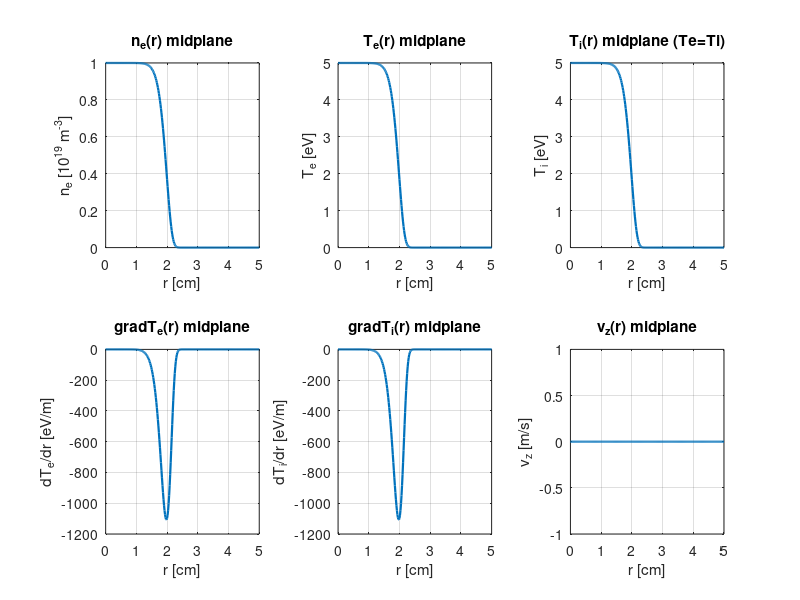

Source code (MATLAB): (Note: this script raises an error after producing the figure.)
%% test_mpex_plasma_v1.m
% ProtoMPEX / MPEX toy plasma + Ta profiles for impurity transport challenge
% - Geometry: 10 cm x 10 cm x 20 cm box, plasma radius a = 2 cm
% - Uniform axial Bz = 0.5 T, Br = Bt = 0
% - Super-Gaussian profiles in r: exp(-(r/a)^mOrder)
% - Te = Ti, T_Ta = 5 eV, v_||,Ta = 1000 m/s
% - Ta flux + density + temperature + velocities included
%
% Outputs:
%   1) profilesProtoMPEX.nc  : ne, ni, te, ti, gradTi, gradTe, vr, vt, vz,
%                              + Ta density/temp/velocities and Ta fluxes
%   2) BfieldProtoMPEX.nc    : x, z, br, bt, bz

clear; clc; close all;

%% ----------------- Basic geometry & grids -----------------
Lz_box_m  = 0.20;        % [m] 20 cm
R_box_m   = 0.05;        % [m] 5 cm (half-width)
a_m       = 0.02;        % [m] plasma radius (2 cm)
mOrder    = 12;          % super-Gaussian order

nR = 301;
nZ = 401;
x  = linspace(0, R_box_m, nR);   % radial coordinate
z  = linspace(0, Lz_box_m, nZ);  % axial coordinate

[XZ, R] = meshgrid(z, x);        % R(i,j)=r_i, Z(i,j)=z_j

SG1D = exp(-(x./a_m).^mOrder);   % 1D shape in r
SG2D = exp(-(R./a_m).^mOrder);   % 2D shape in (r,z)

%% ----------------- Plasma profiles -----------------
ne_center = 1e19;        % [m^-3]
Te_center = 5.0;         % [eV]  (Te = Ti = 5 eV on axis)

SG2D_norm = SG2D / max(SG2D(:));

ne0 = ne_center * SG2D;        % [m^-3]
ni0 = ne0;                     % [m^-3] quasi-neutral

% Enforce Te = Ti everywhere (same profile)
te0 = Te_center * SG2D_norm;   % [eV]
ti0 = te0;                     % [eV] exactly equal to Te

% Radial gradients
dr = x(2) - x(1);
gradTi0 = zeros(nR, nZ);
gradTe0 = zeros(nR, nZ);
gradTi0(1:end-1,:) = diff(ti0,1,1)/dr;
gradTe0(1:end-1,:) = diff(te0,1,1)/dr;
gradTi0(end,:)     = gradTi0(end-1,:);
gradTe0(end,:)     = gradTe0(end-1,:);

%% ----------------- Flow and B-field -----------------
Bz_val = 0.5;     % [T]
Vr_val = 0.0;     % [m/s]
Vt_val = 0.0;     % [m/s]
Vz_val = 0.0;     % [m/s]

vr0 = Vr_val * zeros(nR,nZ);
vt0 = Vt_val * zeros(nR,nZ);
vz0 = Vz_val * ones(nR,nZ);    % uniform (here 0)

br0 = zeros(nR,nZ);
bt0 = zeros(nR,nZ);
bz0 = Bz_val * ones(nR,nZ);

%% ----------------- Tantalum profiles -----------------
% Charge-state fractions
fTa2 = 0.08; fTa3 = 0.62; fTa4 = 0.30;
S_f  = fTa2 + fTa3 + fTa4;
fTa2 = fTa2 / S_f; fTa3 = fTa3 / S_f; fTa4 = fTa4 / S_f;

% Total Ta flux (given) and charge-state split
GammaTa0_1D   = 1e20 * SG1D;                 % [m^-2 s^-1]
GammaTa_tot0  = repmat(GammaTa0_1D(:),1,nZ); % [nR x nZ]
GammaTa2_0    = fTa2 * GammaTa_tot0;
GammaTa3_0    = fTa3 * GammaTa_tot0;
GammaTa4_0    = fTa4 * GammaTa_tot0;

% Enforce v_||,Ta = 1000 m/s
VTa_par = 1000.0;                             % [m/s] *** fixed ***
nTa_1D  = GammaTa0_1D ./ VTa_par;             % [m^-3]
nTa_2D  = repmat(nTa_1D(:),1,nZ);

% Enforce T_Ta = 5 eV everywhere (constant)
T_Ta_const = 5.0;                              % [eV] *** fixed ***
tTa_2D     = T_Ta_const * ones(nR,nZ);         % flat in r,z

% Tantalum velocity components
vrTa_2D = zeros(nR,nZ);
vtTa_2D = zeros(nR,nZ);
vzTa_2D = VTa_par * ones(nR,nZ);               % uniform 1000 m/s in +z

%% ----------------- 1D visualizations (pre-NC) -----------------
r_cm = x*100; z_cm = z*100;
midZ = round(nZ/2);

figure(10); clf;
subplot(2,3,1);
plot(r_cm, ne0(:,midZ)/1e19,'LineWidth',1.6); grid on;
xlabel('r [cm]'); ylabel('n_e [10^{19} m^{-3}]'); title('n_e(r) midplane');

subplot(2,3,2);
plot(r_cm, te0(:,midZ),'LineWidth',1.6); grid on;
xlabel('r [cm]'); ylabel('T_e [eV]'); title('T_e(r) midplane');

subplot(2,3,3);
plot(r_cm, ti0(:,midZ),'LineWidth',1.6); grid on;
xlabel('r [cm]'); ylabel('T_i [eV]'); title('T_i(r) midplane (Te=Ti)');

subplot(2,3,4);
plot(r_cm, gradTe0(:,midZ),'LineWidth',1.6); grid on;
xlabel('r [cm]'); ylabel('dT_e/dr [eV/m]'); title('gradT_e(r) midplane');

subplot(2,3,5);
plot(r_cm, gradTi0(:,midZ),'LineWidth',1.6); grid on;
xlabel('r [cm]'); ylabel('dT_i/dr [eV/m]'); title('gradT_i(r) midplane');

subplot(2,3,6);
plot(r_cm, vz0(:,midZ),'LineWidth',1.6); grid on;
xlabel('r [cm]'); ylabel('v_z [m/s]'); title('v_z(r) midplane');

sgtitle('Plasma 1D profiles (pre-NetCDF)');

figure(11); clf;
subplot(2,2,1);
plot(r_cm, GammaTa0_1D,'LineWidth',1.6); grid on;
xlabel('r [cm]'); ylabel('\Gamma_{Ta,tot} [m^{-2}s^{-1}]');
title('\Gamma_{Ta,tot}(r)');

subplot(2,2,2);
plot(r_cm, nTa_1D,'LineWidth',1.6); grid on;
xlabel('r [cm]'); ylabel('n_{Ta} [m^{-3}]');
title('n_{Ta}(r)');

subplot(2,2,3);
plot(r_cm, tTa_2D(:,midZ),'LineWidth',1.6); grid on;
xlabel('r [cm]'); ylabel('T_{Ta} [eV]');
title('T_{Ta}(r) midplane (5 eV flat)');

subplot(2,2,4);
plot(r_cm, vzTa_2D(:,midZ),'LineWidth',1.6); grid on;
xlabel('r [cm]'); ylabel('v_{z,Ta} [m/s]');
title('v_{z,Ta}(r) midplane (1000 m/s flat)');

sgtitle('Ta 1D profiles (pre-NetCDF)');

%% ----------------- 2D visualizations (pre-NC) -----------------
figure(20); clf;
subplot(2,3,1);
imagesc(z_cm, r_cm, ne0/1e19); set(gca,'YDir','normal'); colorbar;
xlabel('z [cm]'); ylabel('r [cm]'); title('n_e [10^{19} m^{-3}]');

subplot(2,3,2);
imagesc(z_cm, r_cm, te0); set(gca,'YDir','normal'); colorbar;
xlabel('z [cm]'); ylabel('r [cm]'); title('T_e [eV]');

subplot(2,3,3);
imagesc(z_cm, r_cm, ti0); set(gca,'YDir','normal'); colorbar;
xlabel('z [cm]'); ylabel('r [cm]'); title('T_i [eV] (Te=Ti)');

subplot(2,3,4);
imagesc(z_cm, r_cm, gradTe0); set(gca,'YDir','normal'); colorbar;
xlabel('z [cm]'); ylabel('r [cm]'); title('gradT_e [eV/m]');

subplot(2,3,5);
imagesc(z_cm, r_cm, gradTi0); set(gca,'YDir','normal'); colorbar;
xlabel('z [cm]'); ylabel('r [cm]'); title('gradT_i [eV/m]');

subplot(2,3,6);
imagesc(z_cm, r_cm, vz0); set(gca,'YDir','normal'); colorbar;
xlabel('z [cm]'); ylabel('r [cm]'); title('v_z [m/s]');

sgtitle('Plasma 2D profiles (pre-NetCDF)');

figure(21); clf;
subplot(2,3,1);
imagesc(z_cm, r_cm, GammaTa_tot0); set(gca,'YDir','normal'); colorbar;
xlabel('z [cm]'); ylabel('r [cm]'); title('\Gamma_{Ta,tot}');

subplot(2,3,2);
imagesc(z_cm, r_cm, GammaTa2_0); set(gca,'YDir','normal'); colorbar;
xlabel('z [cm]'); ylabel('r [cm]'); title('\Gamma_{Ta^{2+}}');

subplot(2,3,3);
imagesc(z_cm, r_cm, GammaTa3_0); set(gca,'YDir','normal'); colorbar;
xlabel('z [cm]'); ylabel('r [cm]'); title('\Gamma_{Ta^{3+}}');

subplot(2,3,4);
imagesc(z_cm, r_cm, GammaTa4_0); set(gca,'YDir','normal'); colorbar;
xlabel('z [cm]'); ylabel('r [cm]'); title('\Gamma_{Ta^{4+}}');

subplot(2,3,5);
imagesc(z_cm, r_cm, nTa_2D); set(gca,'YDir','normal'); colorbar;
xlabel('z [cm]'); ylabel('r [cm]'); title('n_{Ta}');

subplot(2,3,6);
imagesc(z_cm, r_cm, tTa_2D); set(gca,'YDir','normal'); colorbar;
xlabel('z [cm]'); ylabel('r [cm]'); title('T_{Ta} [eV] (5 eV flat)');

sgtitle('Ta 2D profiles (pre-NetCDF)');

%% ============================================================
%   WRITE profilesProtoMPEX.nc (plasma vars + Ta)
%% ============================================================
ncfile_profiles = 'profilesProtoMPEX.nc';
if exist(ncfile_profiles,'file'), delete(ncfile_profiles); end

ncid = netcdf.create(ncfile_profiles, ...
    bitor(netcdf.getConstant('NETCDF4'), netcdf.getConstant('CLOBBER')));

% Dimensions
dimR = netcdf.defDim(ncid,'nX', nR);
dimZ = netcdf.defDim(ncid,'nZ', nZ);

% Coordinates
varidR = netcdf.defVar(ncid,'x','double',dimR);
varidZ = netcdf.defVar(ncid,'z','double',dimZ);

% Plasma profiles (DIII-D-style)
varidNe     = netcdf.defVar(ncid,'ne',     'double',[dimR dimZ]);
varidNi     = netcdf.defVar(ncid,'ni',     'double',[dimR dimZ]);
varidTe     = netcdf.defVar(ncid,'te',     'double',[dimR dimZ]);
varidTi     = netcdf.defVar(ncid,'ti',     'double',[dimR dimZ]);
varidGradTi = netcdf.defVar(ncid,'gradTi', 'double',[dimR dimZ]);
varidGradTe = netcdf.defVar(ncid,'gradTe', 'double',[dimR dimZ]);
varidVr     = netcdf.defVar(ncid,'vr',     'double',[dimR dimZ]);
varidVt     = netcdf.defVar(ncid,'vt',     'double',[dimR dimZ]);
varidVz     = netcdf.defVar(ncid,'vz',     'double',[dimR dimZ]);

% Tantalum fields
varidNTa    = netcdf.defVar(ncid,'nTa',    'double',[dimR dimZ]);
varidTTa    = netcdf.defVar(ncid,'tTa',    'double',[dimR dimZ]);
varidVrTa   = netcdf.defVar(ncid,'vrTa',   'double',[dimR dimZ]);
varidVtTa   = netcdf.defVar(ncid,'vtTa',   'double',[dimR dimZ]);
varidVzTa   = netcdf.defVar(ncid,'vzTa',   'double',[dimR dimZ]);

varidGamTaTot = netcdf.defVar(ncid,'GammaTa_tot','double',[dimR dimZ]);
varidGamTa2   = netcdf.defVar(ncid,'GammaTa2',   'double',[dimR dimZ]);
varidGamTa3   = netcdf.defVar(ncid,'GammaTa3',   'double',[dimR dimZ]);
varidGamTa4   = netcdf.defVar(ncid,'GammaTa4',   'double',[dimR dimZ]);

netcdf.endDef(ncid);

% Write coordinates
netcdf.putVar(ncid,varidR,x);
netcdf.putVar(ncid,varidZ,z);

% Write plasma
netcdf.putVar(ncid,varidNe,     ne0);
netcdf.putVar(ncid,varidNi,     ni0);
netcdf.putVar(ncid,varidTe,     te0);
netcdf.putVar(ncid,varidTi,     ti0);
netcdf.putVar(ncid,varidGradTi, gradTi0);
netcdf.putVar(ncid,varidGradTe, gradTe0);
netcdf.putVar(ncid,varidVr,     vr0);
netcdf.putVar(ncid,varidVt,     vt0);
netcdf.putVar(ncid,varidVz,     vz0);

% Write Tantalum
netcdf.putVar(ncid,varidNTa,    nTa_2D);
netcdf.putVar(ncid,varidTTa,    tTa_2D);
netcdf.putVar(ncid,varidVrTa,   vrTa_2D);
netcdf.putVar(ncid,varidVtTa,   vtTa_2D);
netcdf.putVar(ncid,varidVzTa,   vzTa_2D);

netcdf.putVar(ncid,varidGamTaTot, GammaTa_tot0);
netcdf.putVar(ncid,varidGamTa2,   GammaTa2_0);
netcdf.putVar(ncid,varidGamTa3,   GammaTa3_0);
netcdf.putVar(ncid,varidGamTa4,   GammaTa4_0);

netcdf.close(ncid);
fprintf('Wrote plasma + Ta profiles to %s\n', ncfile_profiles);

%% ======================================
%   WRITE BfieldProtoMPEX.nc (B only)
%% ======================================
ncfile_B = 'BfieldProtoMPEX.nc';
if exist(ncfile_B,'file'), delete(ncfile_B); end

ncidB = netcdf.create(ncfile_B, ...
    bitor(netcdf.getConstant('NETCDF4'), netcdf.getConstant('CLOBBER')));

dimRB = netcdf.defDim(ncidB,'nX', nR);
dimZB = netcdf.defDim(ncidB,'nZ', nZ);

varidRB = netcdf.defVar(ncidB,'x','double',dimRB);
varidZB = netcdf.defVar(ncidB,'z','double',dimZB);

varidBr = netcdf.defVar(ncidB,'br','double',[dimRB dimZB]);
varidBt = netcdf.defVar(ncidB,'bt','double',[dimRB dimZB]);
varidBz = netcdf.defVar(ncidB,'bz','double',[dimRB dimZB]);

netcdf.endDef(ncidB);

netcdf.putVar(ncidB,varidRB,x);
netcdf.putVar(ncidB,varidZB,z);
netcdf.putVar(ncidB,varidBr,br0);
netcdf.putVar(ncidB,varidBt,bt0);
netcdf.putVar(ncidB,varidBz,bz0);

netcdf.close(ncidB);
fprintf('Wrote B-field to %s\n', ncfile_B);

%% ----------------- Post-write cross-check -----------------
% Read back from profiles file
x_nc       = ncread(ncfile_profiles,'x');
z_nc       = ncread(ncfile_profiles,'z');
ne_nc      = ncread(ncfile_profiles,'ne');
te_nc      = ncread(ncfile_profiles,'te');
ti_nc      = ncread(ncfile_profiles,'ti');
gradTe_nc  = ncread(ncfile_profiles,'gradTe');
nTa_nc     = ncread(ncfile_profiles,'nTa');
tTa_nc     = ncread(ncfile_profiles,'tTa');
GammaTa_nc = ncread(ncfile_profiles,'GammaTa_tot');

% Read back from Bfile
bz_nc = ncread(ncfile_B,'bz');

x_cm_nc = x_nc*100; z_cm_nc = z_nc*100;
midZ_nc = round(numel(z_nc)/2);

figure(30); clf;
subplot(2,2,1);
plot(x_cm_nc, te0(:,midZ),'k-', x_cm_nc, ti0(:,midZ),'b-.','LineWidth',1.4);
grid on; xlabel('r [cm]'); ylabel('T [eV]');
legend('Te orig','Ti orig'); title('Check Te = Ti (orig)');

subplot(2,2,2);
plot(x_cm_nc, te_nc(:,midZ_nc),'r--', x_cm_nc, ti_nc(:,midZ_nc),'g:','LineWidth',1.4);
grid on; xlabel('r [cm]'); ylabel('T [eV]');
legend('Te nc','Ti nc'); title('Check Te = Ti (from nc)');

subplot(2,2,3);
plot(x_cm_nc, tTa_2D(:,midZ),'k-', x_cm_nc, tTa_nc(:,midZ_nc),'r--','LineWidth',1.4);
grid on; xlabel('r [cm]'); ylabel('T_{Ta} [eV]');
legend('orig','nc'); title('T_{Ta}(r) (should be 5 eV flat)');

subplot(2,2,4);
plot(x_cm_nc, nTa_2D(:,midZ),'k-', x_cm_nc, nTa_nc(:,midZ_nc),'r--','LineWidth',1.4);
grid on; xlabel('r [cm]'); ylabel('n_{Ta} [m^{-3}]');
legend('orig','nc'); title('n_{Ta}(r)');

sgtitle('Te=Ti and Ta checks (orig vs nc)');

figure(31); clf;
subplot(1,2,1);
imagesc(z_cm, x_cm_nc, bz0); set(gca,'YDir','normal'); colorbar;
xlabel('z [cm]'); ylabel('r [cm]'); title('B_z original');

subplot(1,2,2);
imagesc(z_cm_nc, x_cm_nc, bz_nc); set(gca,'YDir','normal'); colorbar;
xlabel('z [cm]'); ylabel('r [cm]'); title('B_z from BfieldProtoMPEX.nc');

sgtitle('B-field cross-check (separate NC)');
